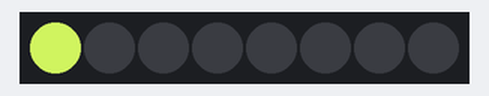
Bench run of a program on a simulated MicroPython board. Parts: 8 RGB LEDs in strip order, left to right. At 16.0 s the program stops and its outputs stay as they are.

Above: at 1.1 s.
At 4.1 s:
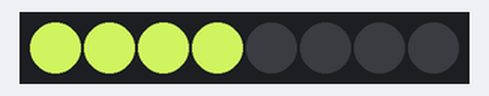
At 6.1 s:
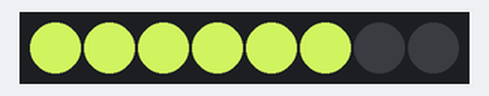
At 8.1 s:
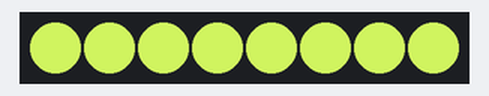
At 11.1 s:
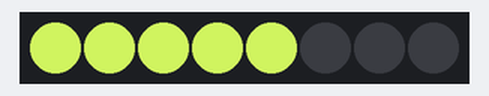
At 14.1 s:
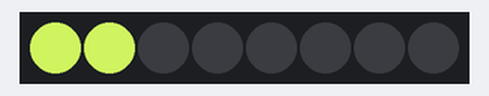
Timing chart, 0 to 17.5 s (numbered marks = the images above):
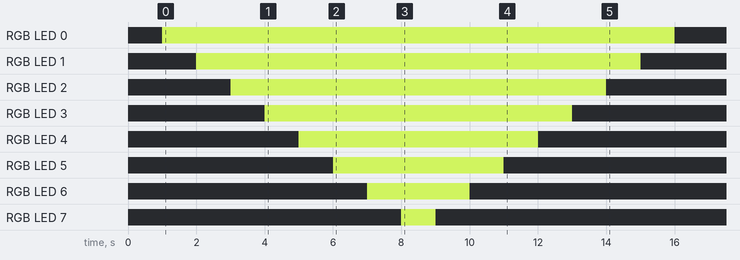

The program:

NP_on_off_loadingbar.py
```python
from machine import Pin
from neopixel import NeoPixel
from time import sleep

POCET_LED = 8
led_pasik = NeoPixel(Pin(4), POCET_LED)

for led in range(POCET_LED):
    led_pasik[led] = (186, 218, 85)
    sleep(1)
    led_pasik.write()

for led in range(POCET_LED-1, -1, -1):
    led_pasik[led] = (0, 0, 0)
    sleep(1)
    led_pasik.write()
```

Measured:
- by itself, RGB LED 0: off → RGB(186, 218, 85) at 1.0 s, → off 15.0 s later
- by itself, RGB LED 1: off → RGB(186, 218, 85) at 2.0 s, → off 13.0 s later
- by itself, RGB LED 2: off → RGB(186, 218, 85) at 3.0 s, → off 11.0 s later
- by itself, RGB LED 3: off → RGB(186, 218, 85) at 4.0 s, → off 9.0 s later
- by itself, RGB LED 4: off → RGB(186, 218, 85) at 5.0 s, → off 7.0 s later
- by itself, RGB LED 5: off → RGB(186, 218, 85) at 6.0 s, → off 5.0 s later
- by itself, RGB LED 6: off → RGB(186, 218, 85) at 7.0 s, → off 3.0 s later
- by itself, RGB LED 7: off → RGB(186, 218, 85) at 8.0 s, → off 1.0 s later
